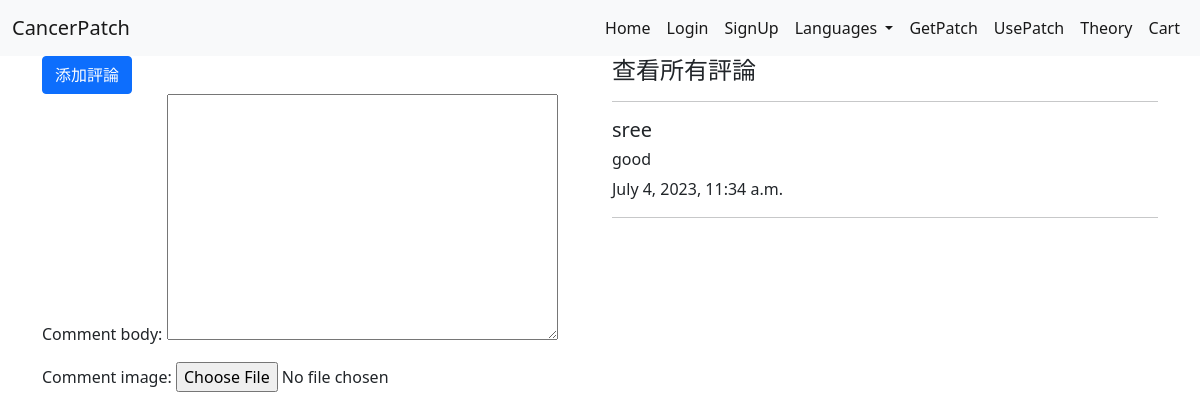
The page /chinesecomment/1 on the database its author committed.
### store/models.py (models this page shows, shortened)
class ChineseComment(models.Model):
    product=models.ForeignKey(ChineseProduct,on_delete=models.CASCADE,related_name="chinesecomment")
    commenter_name=models.ForeignKey(User,on_delete=models.CASCADE)
    comment_body=models.TextField()
    comment_image=models.ImageField(upload_to=get_file_path_chinese,null=True,blank=True)
    created_at=models.DateTimeField(auto_now_add=True)

### store/controller/chineseview.py (the view)
# urls.py: path('chinesecomment/<int:id>', chineseview.comment, name='chinesecomment'),
def comment(request,id):
    eachProduct = ChineseProduct.objects.get(id=id)
    form = ChineseCommentForm()
    context={'form':form,'eachProduct':eachProduct}
    return render(request,'chinese-store/coment.html',context)

### store/forms.py
class ChineseCommentForm(forms.Form):
    comment_body = forms.CharField(widget=forms.Textarea)
    comment_image=forms.ImageField(required=False)
    class Meta:
        model=ChineseComment
        fields=['comment_body','comment_image']

### store/templates/chinese-store/coment.html (shortened to what this page needs)
{% extends 'chinese-store/layouts/base.html' %}
{% block content %}
<div class="container">
  <div class="row">
    <div class="col-md-6">
      <form method="post" action="{% url 'chineseaddComment' eachProduct.id %}" enctype="multipart/form-data">
        <button class="btn btn-primary" type="submit" >添加評論</button>
      {{ form.as_p }}
      </form>
    </div>
    <div class="col-md-6">
      <h4>查看所有評論</h4>
      <hr>
      {% if not eachProduct.chinesecomment.all %}
        <p>還沒有評論...撰寫第一條評論</p>
      {% else %}
        {% for comment in eachProduct.chinesecomment.all %}
          <h5>{{ comment.commenter_name }}</h5>
          <h6>{{ comment.comment_body }}</h6>
      <p>{{ comment.created_at }}</p>
      <hr>
      {% endfor %}
      {% endif %}
    </div>
  </div>
</div>
{% endblock content %}

### rows shown on the page
ChineseComment: commenter_name "sree", comment_body "good", created_at "July 4, 2023, 11:34 a.m."
